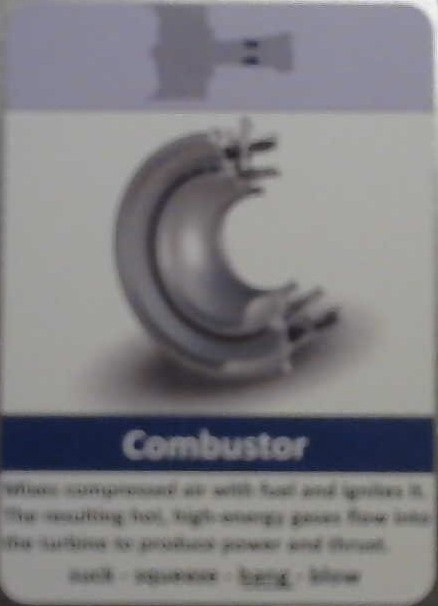
#> input picture OpenCV_tuto/references/Combustor.jpg, 438 x 606 px
$ python Classic_openCV_Card.py
#> lines starting #> are read from the running program, lines starting #| are printed output that depends on the picture; after the words box and inside, x2 and y2 are one past the last pixel; in counts of white or black regions, pixels touching at a corner belong together
import cv2
import numpy as np
from pathlib import Path

# ============================================================
# SETTINGS
# ============================================================
REFERENCE_FOLDER = "references"   # folder containing one clean image per card
CAMERA_INDEX = 0                  # usually 0 for default webcam

CARD_WIDTH = 300                  # warped card width
CARD_HEIGHT = 420                 # warped card height

MIN_CARD_AREA = 5000              # ignore tiny contours (tiny edges, noise, background objects)
MAX_CARDS_TO_PROCESS = 10         # limit to 10 cards for speed
MIN_MATCHES = 20                  # below this, label becomes "Unknown"
SHOW_DEBUG_WINDOWS = True         # show edges and warped card windows

# ============================================================
# HELPER FUNCTIONS
# ============================================================

# [38 lines left out: functions order_points, warp_card, not called in this run]


def preprocess_for_features(image_bgr):
    """
    Convert image to grayscale and lightly normalize it.
    Prepares image before feature extraction
    Color is not often necessary for ORB
    """
    gray = cv2.cvtColor(image_bgr, cv2.COLOR_BGR2GRAY)
    gray = cv2.GaussianBlur(gray, (3, 3), 0)            # ORB might detect unstable features caused by
    return gray                                         # sensor noise, compression artifacts, very tiny texture variation
                                                        # Too much blur would remove useful details

def load_reference_cards(folder, orb):
    """
    Load all reference images from a folder.
    For each reference card:
    - resize to a fixed size
    - convert to grayscale
    - compute ORB keypoints/descriptors

    Returns a list of dictionaries.
    """
#> called with folder = 'references'
    supported_ext = {".jpg", ".jpeg", ".png", ".bmp", ".webp"}
    folder_path = Path(folder)

    if not folder_path.exists():
        raise FileNotFoundError(f"Reference folder not found: {folder}")

    references = []

    for path in folder_path.iterdir():
        if path.suffix.lower() not in supported_ext:
            continue

        img = cv2.imread(str(path))
#> img is the input picture: shape (606, 438, 3); mean B, G, R 130.9, 127.2, 127.9
        if img is None:
            print(f"Warning: could not load {path}")
            continue

        img = cv2.resize(img, (CARD_WIDTH, CARD_HEIGHT))        # resizes ref image as the warped webcan cards
#> img: shape (420, 300, 3)
        gray = preprocess_for_features(img)
#> in preprocess_for_features, `gray = cv2.cvtColor(image_bgr, cv2.COLOR_BGR2GRAY)`:
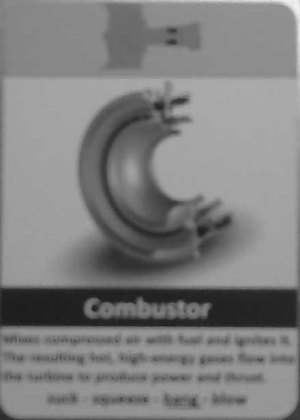
#> gray: shape (420, 300); min 27, max 242, mean 127.7
        keypoints, descriptors = orb.detectAndCompute(gray, None)
#> keypoints = 269 keypoints; strongest (x, y, size): (203, 308, 92.6), (185, 100, 64.3), (184, 100, 77.1), (185, 98, 53.6)

        label = path.stem.replace("_", " ").replace("-", " ")       # gets filename and turns it into a readable label

        references.append({
            "label": label,
            "image": img,
            "gray": gray,
            "kp": keypoints,
            "desc": descriptors
        })

        print(f"Loaded reference: {label} | keypoints: {0 if keypoints is None else len(keypoints)}")
#| Loaded reference: Combustor | keypoints: 269
#> pass 2 of the loop in load_reference_cards, `for path in folder_path.iterdir():`:
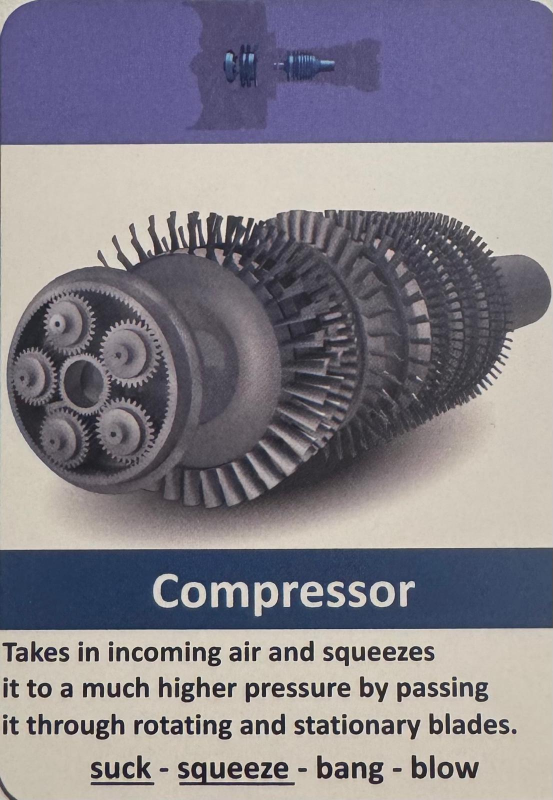
#> input picture OpenCV_tuto/references/Compressor.jpeg, 1106 x 1600 px (shown at 1/2 size)
#> in load_reference_cards, img is the input picture: shape (1600, 1106, 3); mean B, G, R 137.6, 129.4, 133.4
#> in load_reference_cards, `img = cv2.resize(img, (CARD_WIDTH, CARD_HEIGHT))`:
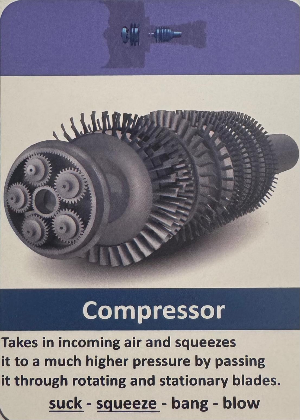
#> img: shape (420, 300, 3); mean B, G, R 137.6, 129.4, 133.3
#> in preprocess_for_features (call 2), `gray = cv2.GaussianBlur(gray, (3, 3), 0)`:
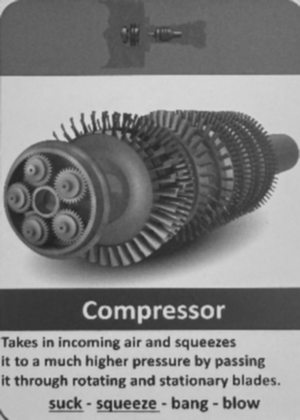
#> gray: shape (420, 300); min 32, max 217, mean 131.5
#> keypoints = 1307 keypoints; strongest (x, y, size): (166, 343, 31), (104, 310, 37.2), (124, 310, 44.6), (105, 312, 44.6)
#| Loaded reference: Compressor | keypoints: 1307
#> pass 3 of the loop in load_reference_cards, `for path in folder_path.iterdir():`:
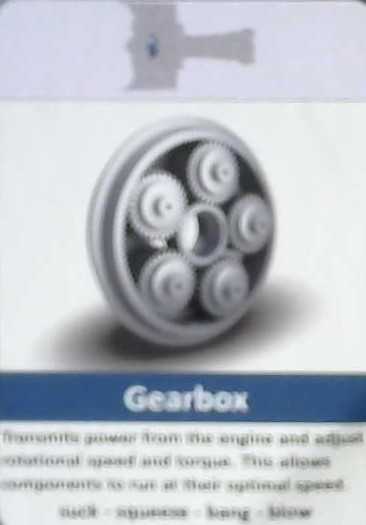
#> input picture OpenCV_tuto/references/Gearbox.jpg, 366 x 525 px
#> in load_reference_cards, img is the input picture: shape (525, 366, 3); mean B, G, R 198.4, 191.1, 185.8
#> img: shape (420, 300, 3)
#> in preprocess_for_features (call 3), `gray = cv2.cvtColor(image_bgr, cv2.COLOR_BGR2GRAY)`:
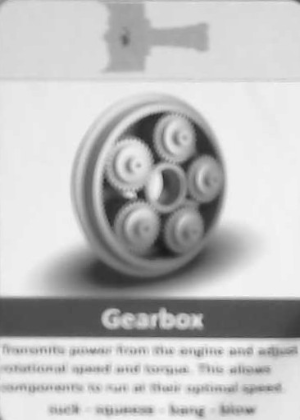
#> gray: shape (420, 300); min 25, max 247, mean 190.3
#> keypoints = 686 keypoints; strongest (x, y, size): (133, 129, 111.1), (128, 131, 92.6), (125, 133, 111.1), (142, 197, 77.1)
#| Loaded reference: Gearbox | keypoints: 686
#> in main, `references = load_reference_cards(REFERENCE_FOLDER, orb)`: references = 3 items
#| Loaded 3 reference cards.
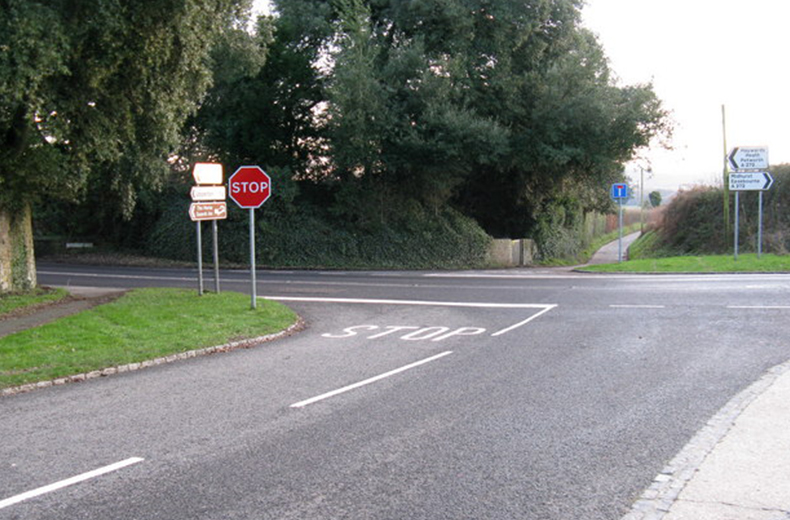
#> input picture OpenCV_tuto/original_image.jpg, 790 x 520 px, given in place of the camera
#> in main, frame is the input picture: shape (520, 790, 3); mean B, G, R 121.8, 126.1, 122.9

    if not references:
        raise ValueError("No valid reference images found in the references folder.")

    return references


def find_card_contours(frame):
    """
    Detect possible card contours in the current frame.

    Strategy:
    - grayscale
    - blur
    - edge detect
    - close gaps
    - find external contours
    - keep large 4-corner contours
    """
    # Step 1: Greyscale
    gray = cv2.cvtColor(frame, cv2.COLOR_BGR2GRAY)
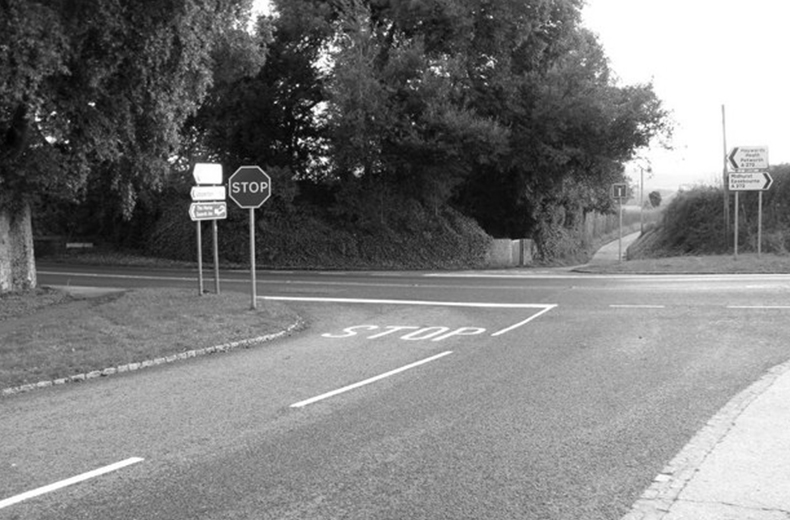
#> gray: shape (520, 790); min 0, max 255, mean 124.6
    # Step 2: Gaussian blur
    blur = cv2.GaussianBlur(gray, (5, 5), 0)
    #Step3 3: Canny edge detection, finds places where brightness changes sharply
    edges = cv2.Canny(blur, 60, 150)
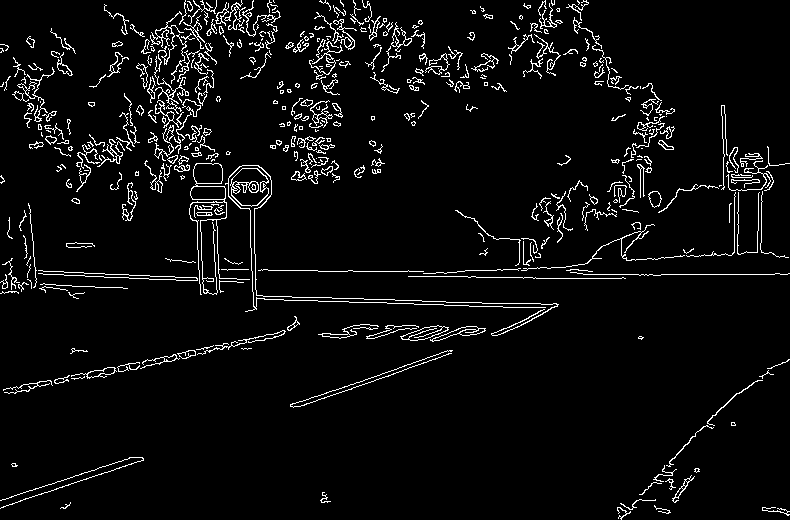
#> edges: shape (520, 790); 4.9% white in thin lines or dots

    #Step 4: morphology
    kernel = np.ones((3, 3), np.uint8)
    #Step4.1: makes white edge pixels thicker
    edges = cv2.dilate(edges, kernel, iterations=1)
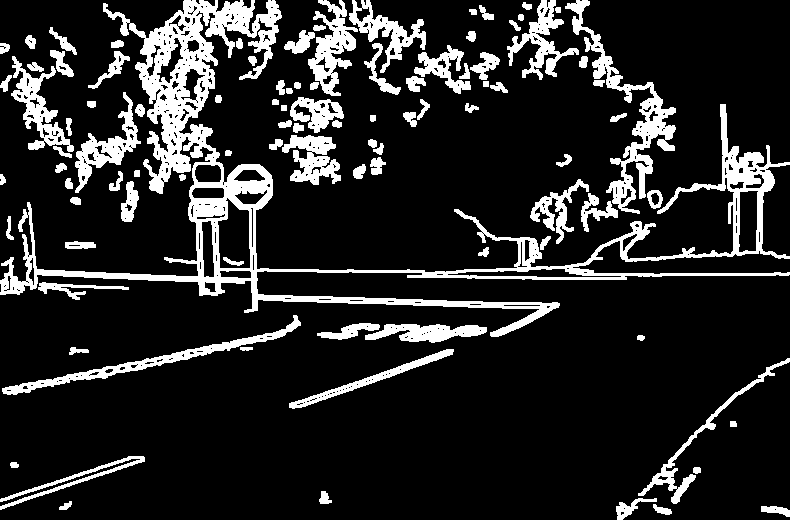
#> edges: shape (520, 790); 15.2% white; 97 white regions, largest, box (x1, y1, x2, y2) and area: (0, 0, 790, 337) 27238, (565, 0, 676, 214) 4116, (2, 315, 301, 395) 2335
    # Step 4.2: Closing: dilation followed by erosion
    edges = cv2.morphologyEx(edges, cv2.MORPH_CLOSE, kernel, iterations=2)
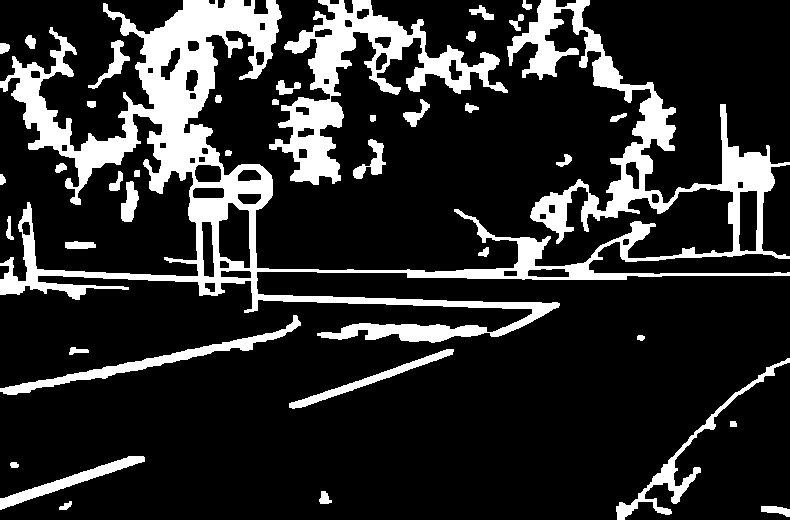
#> edges: shape (520, 790); 17.5% white; 39 white regions

    # Step 5: Find contours
    # contour = a boundary line around a white region in the binary edge image
    contours, _ = cv2.findContours(edges, cv2.RETR_EXTERNAL, cv2.CHAIN_APPROX_SIMPLE)
#> contours = 39 contours; largest, box (x1, y1, x2, y2) and area: (0, 0, 790, 343) 51164, (269, 0, 508, 185) 11192, (0, 315, 301, 395) 2290, (616, 358, 790, 520) 1748, (0, 456, 145, 510) 1320

    card_contours = []
    # Step 6: Search by area(larger contours first)
    contours = sorted(contours, key=cv2.contourArea, reverse=True)

    for cnt in contours:
        area = cv2.contourArea(cnt)
        if area < MIN_CARD_AREA:
            continue

        peri = cv2.arcLength(cnt, True)
        approx = cv2.approxPolyDP(cnt, 0.02 * peri, True)

        # simplifies the contour to a polygon
        # approx, 4 corners, shape is a convex = likely a card
        if len(approx) == 4 and cv2.isContourConvex(approx):
            corners = approx.reshape(4, 2)
            card_contours.append(corners)

        if len(card_contours) >= MAX_CARDS_TO_PROCESS:
            break
#> this loop made 39 passes
#> area on passes 3 to 14: 2290, 1747.5, 1319.5, 1078, 432.5, 430, 416.5, 231.5, 171.5, 166, 158, 134
#> (area, peri) on passes 1 to 2: (51164.5, 9194.2), (11191.5, 1771.6)
#> after the loop, card_contours = []

    return card_contours, edges


# [64 lines left out: functions match_card, draw_label, not called in this run]


# ============================================================
# MAIN
# ============================================================

def main():
    # ORB detector
    orb = cv2.ORB_create(
        nfeatures=1500,
        scaleFactor=1.2,
        nlevels=8
    )

    # Matcher for ORB descriptors
    matcher = cv2.BFMatcher(cv2.NORM_HAMMING, crossCheck=False)

    # Load references
    references = load_reference_cards(REFERENCE_FOLDER, orb)
    print(f"\nLoaded {len(references)} reference cards.\n")

    # Open webcam
    cap = cv2.VideoCapture(CAMERA_INDEX)

    if not cap.isOpened():
        raise RuntimeError("Could not open webcam.")

    # Optional webcam resolution
    cap.set(cv2.CAP_PROP_FRAME_WIDTH, 1280)
    cap.set(cv2.CAP_PROP_FRAME_HEIGHT, 720)

    print("Press 'q' to quit.")

    while True:
        ret, frame = cap.read()
        if not ret:
            print("Failed to read frame from webcam.")
            break

        display = frame.copy()      #make a copy for drawing

        # Find possible cards in the frame
        card_contours, edges = find_card_contours(frame)
#> card_contours = []

        first_warped = None

        for corners in card_contours:
            warped = warp_card(frame, corners, CARD_WIDTH, CARD_HEIGHT)

            if first_warped is None:
                first_warped = warped.copy()

            label, score = match_card(warped, references, orb, matcher)
            draw_label(display, corners, label, score)
#> this loop made 0 passes

        # Status text
        cv2.putText(display, f"Detected cards: {len(card_contours)}",
                    (20, 35), cv2.FONT_HERSHEY_SIMPLEX, 0.9,
                    (255, 0, 0), 2, cv2.LINE_AA)
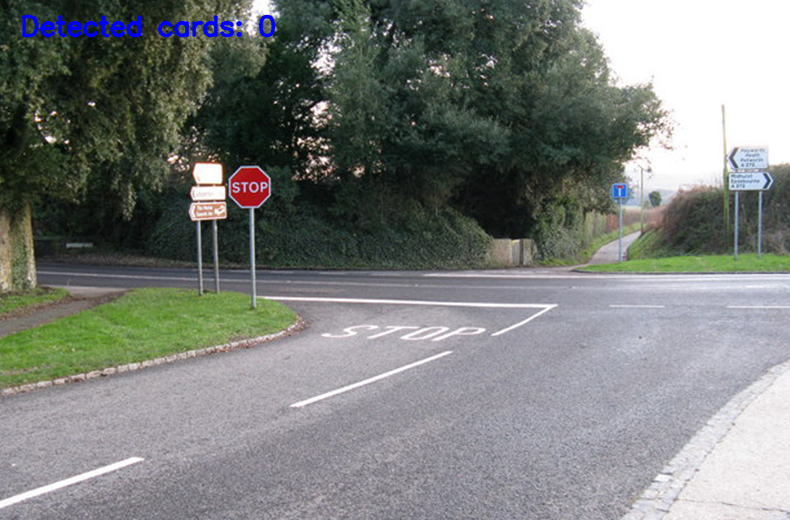
#> display: shape (520, 790, 3); 0.74% of pixels changed, all inside (x1, y1, x2, y2) = (21, 14, 277, 38)

        cv2.imshow("Turbine Card Detector", display)

        if SHOW_DEBUG_WINDOWS:
            cv2.imshow("Edges Debug", edges)
            if first_warped is not None:
                cv2.imshow("Warped Card Debug", first_warped)

        key = cv2.waitKey(1) & 0xFF
#> (key q is pressed here)
        if key == ord("q"):
            break

    cap.release()
    cv2.destroyAllWindows()


if __name__ == "__main__":
    main()
